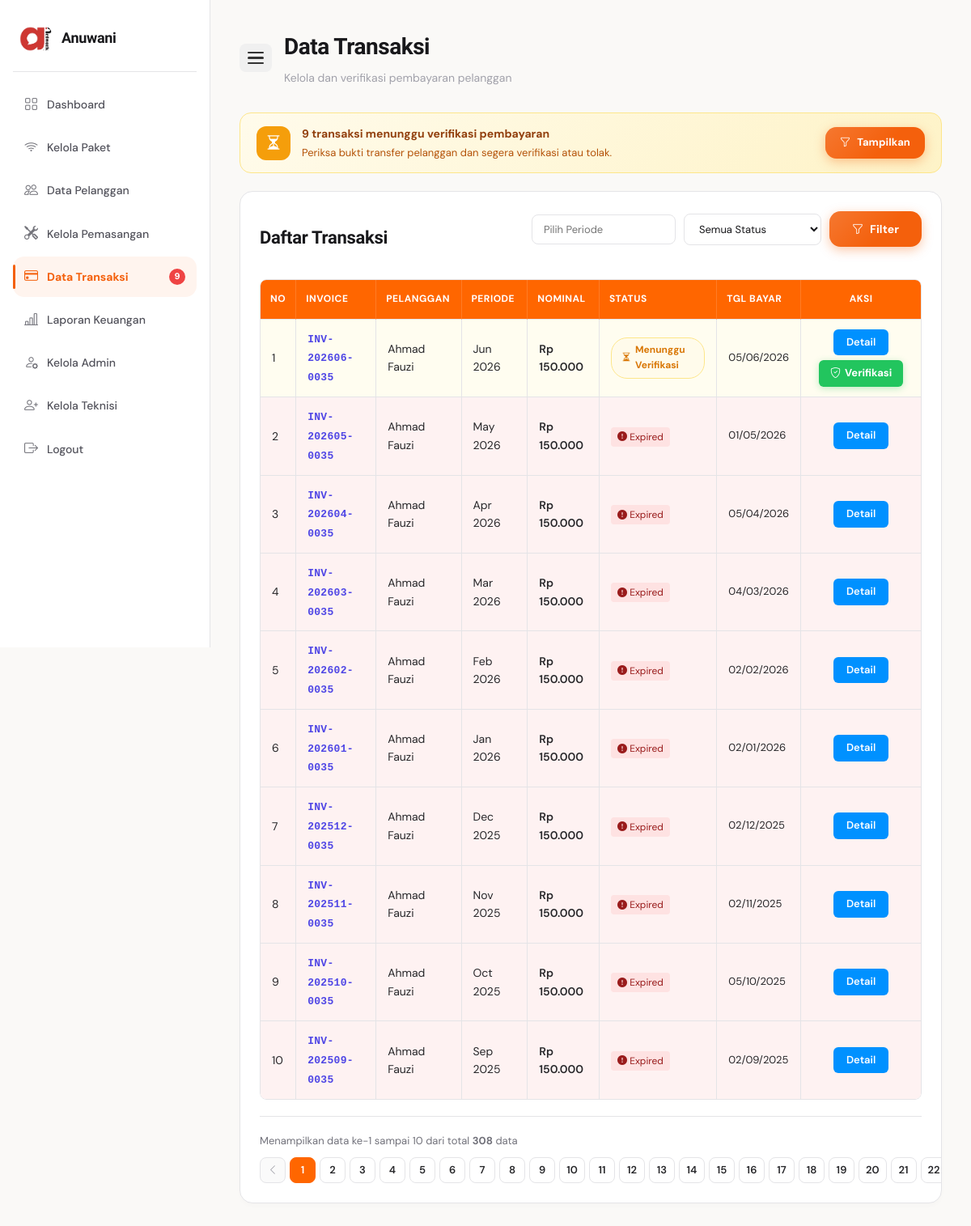
The app's page /admin/transaksi/index.php (signed in) with its own data.
### tables this page shows
CREATE TABLE `tb_transaksi` (
  `id_transaksi` int NOT NULL,
  `id_langganan` int NOT NULL,
  `id_paket_baru` int DEFAULT NULL,
  `kode_invoice` varchar(50) DEFAULT NULL,
  `bulan_tagihan` int DEFAULT NULL,
  `tahun_tagihan` int DEFAULT NULL,
  `jumlah_bayar` int NOT NULL,
  `metode_pembayaran` enum('transfer','qris','cash') DEFAULT NULL,
  `bukti_pembayaran` varchar(255) DEFAULT NULL,
  `status_pembayaran` enum('belum_bayar','menunggu_verifikasi','lunas','expired') DEFAULT 'belum_bayar',
  `jenis_transaksi` enum('baru','perpanjang','upgrade','reaktivasi') NOT NULL,
  `tanggal_bayar` date DEFAULT NULL,
  `created_at` timestamp NOT NULL DEFAULT CURRENT_TIMESTAMP
);

CREATE TABLE `tb_customer` (
  `id_customer` int NOT NULL,
  `id_user` int NOT NULL,
  `nama_customer` varchar(100) NOT NULL,
  `alamat_customer` text NOT NULL,
  `telepon_customer` varchar(20) DEFAULT NULL,
  `email_customer` varchar(100) DEFAULT NULL,
  `sumber_customer` enum('online','offline') DEFAULT NULL,
  `status_customer` enum('aktif','pending','nonaktif') DEFAULT 'pending',
  `created_at` timestamp NOT NULL DEFAULT CURRENT_TIMESTAMP
);

### admin/transaksi/index.php (the view, shortened to what this page needs)
<?php
require_once __DIR__ . '/generate.php';
$batas = 10;
$halaman = isset($_GET['halaman']) ? (int)$_GET['halaman'] : 1;
$halaman_awal = ($halaman > 1) ? ($halaman * $batas) - $batas : 0;
$where = "WHERE 1=1";
$sql_total = "SELECT COUNT(*) AS total
              FROM tb_transaksi
              INNER JOIN tb_langganan ON tb_transaksi.id_langganan = tb_langganan.id_langganan
              INNER JOIN tb_customer  ON tb_langganan.id_customer  = tb_customer.id_customer
              $where";
$query_total = mysqli_query($koneksi, $sql_total);
$total_data = mysqli_fetch_assoc($query_total)['total'];
$total_halaman = ceil($total_data / $batas);
$sql = "SELECT tb_transaksi.*, tb_customer.nama_customer
        FROM tb_transaksi
        INNER JOIN tb_langganan ON tb_transaksi.id_langganan = tb_langganan.id_langganan
        INNER JOIN tb_customer  ON tb_langganan.id_customer  = tb_customer.id_customer
        $where
        ORDER BY tb_transaksi.id_transaksi DESC
        LIMIT $halaman_awal, $batas";
$query = mysqli_query($koneksi, $sql);
$q_menunggu  = mysqli_fetch_assoc(mysqli_query($koneksi,
    "SELECT COUNT(*) AS total FROM tb_transaksi WHERE status_pembayaran = 'menunggu_verifikasi'"));
$jml_menunggu = (int)$q_menunggu['total'];
?>
<!DOCTYPE html>
<html lang="id">
<head>
    <link rel="stylesheet" href="../../assets/css/style.css">
    <link rel="stylesheet" href="https://cdn.jsdelivr.net/npm/flatpickr/dist/flatpickr.min.css">
    <link rel="stylesheet" href="https://cdn.jsdelivr.net/npm/flatpickr/dist/plugins/monthSelect/style.css">
    <link rel="stylesheet" href="https://cdn.jsdelivr.net/npm/bootstrap-icons@1.11.3/font/bootstrap-icons.min.css">
</head>
<body>
<div class="dashboard-layout">
    <div class="sidebar">
        <div class="sidebar-logo">
            <img src="../../assets/images/logo.png" alt="Logo">
            <h2>Anuwani</h2>
        </div>
        <ul>
            <li><a href="../index.php"><i class="bi bi-grid"></i> <span>Dashboard</span></a></li>
            <li><a href="../paket/index.php"><i class="bi bi-wifi"></i> <span>Kelola Paket</span></a></li>
            <li><a href="../customer/index.php"><i class="bi bi-people"></i> <span>Data Pelanggan</span></a></li>
            <li><a href="../pemasangan/index.php">
                <i class="bi bi-tools"></i>
                <span>Kelola Pemasangan</span>
                </a>
            </li>
            <li>
                <a href="index.php" class="active">
                    <i class="bi bi-credit-card"></i> <span>Data Transaksi</span>
                    <?php if ($jml_menunggu > 0): ?>
                        <span class="notif-badge"><?= $jml_menunggu ?></span>
                    <?php endif; ?>
                </a>
            </li>
            <li><a href="../laporan_keuangan/index.php"><i class="bi bi-bar-chart-line"></i> <span>Laporan Keuangan</span></a></li>
            <li><a href="../admin_user/index.php"><i class="bi bi-person-gear"></i> <span>Kelola Admin</span></a></li>
            <li><a href="../teknisi_user/index.php"><i class="bi bi-person-plus"></i> <span>Kelola Teknisi</span></a></li>
            <li><a href="#" onclick="openLogoutModal()"><i class="bi bi-box-arrow-right"></i> <span>Logout</span></a></li>
        </ul>
    </div>
    <div class="dashboard-content">
        <div class="topbar">
            <button class="sidebar-toggle" id="sidebarToggle" aria-label="Toggle Sidebar">
                <span></span>
                <span></span>
                <span></span>
            </button>
            <div>
                <h1>Data Transaksi</h1>
                <p>Kelola dan verifikasi pembayaran pelanggan</p>
            </div>
        </div>
        <?php if ($jml_menunggu > 0): ?>
        <div class="alert-menunggu">
            <div class="icon"><i class="bi bi-hourglass-split"></i></div>
            <div>
                <h4><?= $jml_menunggu ?> transaksi menunggu verifikasi pembayaran</h4>
                <p>Periksa bukti transfer pelanggan dan segera verifikasi atau tolak.</p>
            </div>
            <a href="?status=menunggu_verifikasi" class="btn-orange" style="padding:9px 18px;font-size:13px;">
                <i class="bi bi-funnel"></i> Tampilkan
            </a>
        </div>
        <?php endif; ?>
        <div class="table-card">
            <div class="table-header">
                <h3>Daftar Transaksi</h3>
                <form method="GET" class="filter-form">
                    <input type="text" id="periode" name="periode"
                           value="<?= isset($_GET['periode']) ? htmlspecialchars($_GET['periode']) : '' ?>"
                           placeholder="Pilih Periode">
                    <select name="status">
                        <option value="">Semua Status</option>
                    </select>
                    <button type="submit" class="btn-orange">
                        <i class="bi bi-funnel"></i> Filter
                    </button>
                </form>
            </div>
            <div style="overflow-x:auto; width: 100%; border-radius: 8px;">
                <table>
                    <thead>
                        <tr>
                            <th>No</th>
                            <th>Invoice</th>
                            <th>Pelanggan</th>
                            <th>Periode</th>
                            <th>Nominal</th>
                            <th>Status</th>
                            <th>Tgl Bayar</th>
                            <th style="text-align:center;">Aksi</th>
                        </tr>
                    </thead>
                    <tbody>
                        <?php
                        $no = $halaman_awal + 1;
                        if (mysqli_num_rows($query) > 0):
                            while ($data = mysqli_fetch_assoc($query)):
                                $st = strtolower($data['status_pembayaran']);
                                $row_class = ($st === 'menunggu_verifikasi') ? 'row-menunggu' :
                                            (($st === 'expired') ? 'row-expired' : '');
                        ?>
                        <tr class="<?= $row_class ?>">
                            <td><?= $no++ ?></td>
                            <td><span class="invoice-code"><?= htmlspecialchars($data['kode_invoice']) ?></span></td>
                            <td><?= htmlspecialchars($data['nama_customer']) ?></td>
                            <td><?= date('M Y', mktime(0,0,0, $data['bulan_tagihan'], 1, $data['tahun_tagihan'])) ?></td>
                            <td style="font-weight:600;">Rp <?= number_format($data['jumlah_bayar'], 0, ',', '.') ?></td>
                            <td>
                                <?php if ($st === 'lunas'): ?>
                                    <span class="badge-lunas"><i class="bi bi-check-circle-fill"></i> Lunas</span>
                                <?php elseif ($st === 'menunggu_verifikasi'): ?>
                                    <span class="badge-menunggu"><i class="bi bi-hourglass-split"></i> Menunggu Verifikasi</span>
                                <?php elseif ($st === 'expired'): ?>
                                    <span class="badge-expired"><i class="bi bi-exclamation-circle-fill"></i> Expired</span>
                                <?php elseif ($st === 'dicabut'): ?>
                                    <span class="badge-dicabut"><i class="bi bi-slash-circle-fill"></i> Dicabut</span>
                                <?php else: ?>
                                    <span class="badge-belum"><i class="bi bi-x-circle-fill"></i> Belum Bayar</span>
                                <?php endif; ?>
                            </td>
                            <td style="color:#a1a1aa;font-size:13px;">
                                <?= !empty($data['tanggal_bayar']) ? date('d/m/Y', strtotime($data['tanggal_bayar'])) : '—' ?>
                            </td>
                            <td>
                                <div style="display:flex;gap:6px;justify-content:center;flex-wrap:wrap;">
                                    <a href="detail.php?id=<?= $data['id_transaksi'] ?>" class="btn-detail-tr" title="Lihat Detail">Detail</a>
                                    <?php if ($st === 'menunggu_verifikasi'): ?>
                                        <a href="detail.php?id=<?= $data['id_transaksi'] ?>" class="btn-verify-tr" title="Verifikasi Pembayaran"><i class="bi bi-shield-check"></i> Verifikasi</a>
                                    <?php endif; ?>
                                </div>
                            </td>
                        </tr>
                        <?php
                            endwhile;
                        endif; ?>
                    </tbody>
                </table>
            </div>
            <?php if ($total_halaman > 1): ?>
            <div class="pagination-container">
                <div class="pagination-info">
                    Menampilkan data ke-<?= $halaman_awal + 1 ?> sampai <?= min($halaman_awal + $batas, $total_data) ?> dari total <strong><?= $total_data ?></strong> data
                </div>
                <ul class="pagination-list">
                    <li class="<?= ($halaman <= 1) ? 'disabled-page' : '' ?>">
                        <a href="?halaman=<?= $halaman - 1 ?><?= isset($_GET['periode']) ? '&periode='.$_GET['periode'] : '' ?><?= isset($_GET['status']) ? '&status='.$_GET['status'] : '' ?>"><i class="bi bi-chevron-left"></i></a>
                    </li>
                    <?php for($x=1; $x<=$total_halaman; $x++): ?>
                        <li class="<?= ($halaman == $x) ? 'active-page' : '' ?>">
                            <a href="?halaman=<?= $x ?><?= isset($_GET['periode']) ? '&periode='.$_GET['periode'] : '' ?><?= isset($_GET['status']) ? '&status='.$_GET['status'] : '' ?>"><?= $x ?></a>
                        </li>
                    <?php endfor; ?>
                </ul>
            </div>
            <?php endif; ?>
        </div>
    </div>
</div>
</body>
</html>

### records on screen
tb_transaksi: kode_invoice "INV-202606-0035", tb_customer.nama_customer "Ahmad Fauzi", bulan_tagihan+tahun_tagihan "Jun 2026", jumlah_bayar "150.000", shows "Menunggu Verifikasi", tanggal_bayar "05/06/2026"
tb_transaksi: kode_invoice "INV-202605-0035", tb_customer.nama_customer "Ahmad Fauzi", bulan_tagihan+tahun_tagihan "May 2026", jumlah_bayar "150.000", status_pembayaran "expired" (drawn), tanggal_bayar "01/05/2026"
tb_transaksi: kode_invoice "INV-202604-0035", tb_customer.nama_customer "Ahmad Fauzi", bulan_tagihan+tahun_tagihan "Apr 2026", jumlah_bayar "150.000", status_pembayaran "expired" (drawn), tanggal_bayar "05/04/2026"
tb_transaksi: kode_invoice "INV-202603-0035", tb_customer.nama_customer "Ahmad Fauzi", bulan_tagihan+tahun_tagihan "Mar 2026", jumlah_bayar "150.000", status_pembayaran "expired" (drawn), tanggal_bayar "04/03/2026"
tb_transaksi: kode_invoice "INV-202602-0035", tb_customer.nama_customer "Ahmad Fauzi", bulan_tagihan+tahun_tagihan "Feb 2026", jumlah_bayar "150.000", status_pembayaran "expired" (drawn), tanggal_bayar "02/02/2026"
tb_transaksi: kode_invoice "INV-202601-0035", tb_customer.nama_customer "Ahmad Fauzi", bulan_tagihan+tahun_tagihan "Jan 2026", jumlah_bayar "150.000", status_pembayaran "expired" (drawn), tanggal_bayar "02/01/2026"
tb_transaksi: kode_invoice "INV-202512-0035", tb_customer.nama_customer "Ahmad Fauzi", bulan_tagihan+tahun_tagihan "Dec 2025", jumlah_bayar "150.000", status_pembayaran "expired" (drawn), tanggal_bayar "02/12/2025"
tb_transaksi: kode_invoice "INV-202511-0035", tb_customer.nama_customer "Ahmad Fauzi", bulan_tagihan+tahun_tagihan "Nov 2025", jumlah_bayar "150.000", status_pembayaran "expired" (drawn), tanggal_bayar "02/11/2025"
tb_transaksi: kode_invoice "INV-202510-0035", tb_customer.nama_customer "Ahmad Fauzi", bulan_tagihan+tahun_tagihan "Oct 2025", jumlah_bayar "150.000", status_pembayaran "expired" (drawn), tanggal_bayar "05/10/2025"
tb_transaksi: kode_invoice "INV-202509-0035", tb_customer.nama_customer "Ahmad Fauzi", bulan_tagihan+tahun_tagihan "Sep 2025", jumlah_bayar "150.000", status_pembayaran "expired" (drawn), tanggal_bayar "02/09/2025"

### other values on screen
$jml_menunggu "9"
$halaman_awal + 1 "1"
min($halaman_awal + $batas, $total_data) "10"
$total_data "308"
